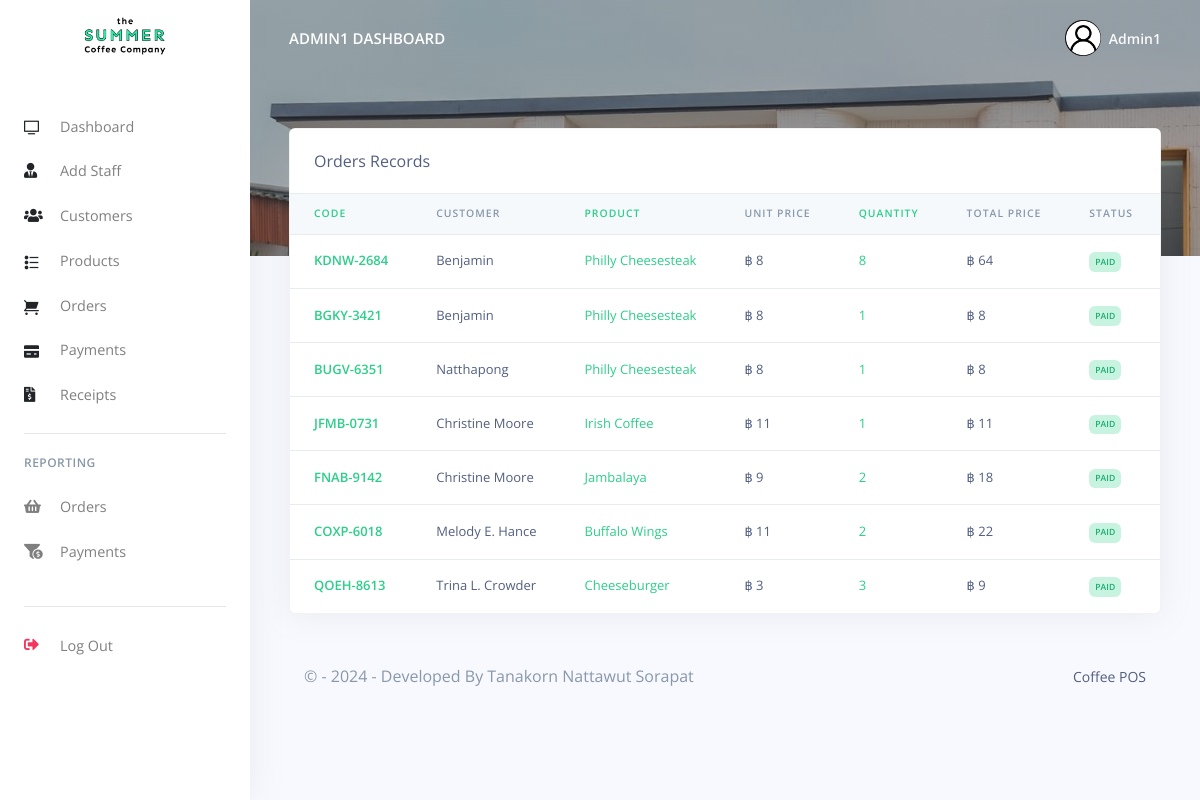
The page /Restro/admin/orders_reports.php (signed in) on the database its author committed.
### tables this page shows
CREATE TABLE `rpos_admin` (
  `admin_id` varchar(200) NOT NULL,
  `admin_name` varchar(200) NOT NULL,
  `admin_email` varchar(200) NOT NULL,
  `admin_password` varchar(200) NOT NULL
);

CREATE TABLE `rpos_orders` (
  `order_id` varchar(200) NOT NULL,
  `order_code` varchar(200) NOT NULL,
  `customer_id` varchar(200) NOT NULL,
  `customer_name` varchar(200) NOT NULL,
  `prod_id` varchar(200) NOT NULL,
  `prod_name` varchar(200) NOT NULL,
  `prod_price` varchar(200) NOT NULL,
  `prod_qty` varchar(200) NOT NULL,
  `order_status` varchar(200) NOT NULL,
  `created_at` timestamp(6) NOT NULL DEFAULT CURRENT_TIMESTAMP(6) ON UPDATE CURRENT_TIMESTAMP(6)
);

### Restro/admin/orders_reports.php (the view, shortened to what this page needs)
<?php
include('config/config.php');
require_once('partials/_head.php');
?>
<body>
    <?php
    require_once('partials/_sidebar.php');
    ?>
    <div class="main-content">
        <?php
        require_once('partials/_topnav.php');
        ?>
        <div class="container-fluid mt--8">
            <div class="row">
                <div class="col">
                    <div class="card shadow">
                        <div class="card-header border-0">
                            Orders Records
                        </div>
                        <div class="table-responsive">
                            <table class="table align-items-center table-flush">
                                <thead class="thead-light">
                                    <tr>
                                        <th class="text-success" scope="col">Code</th>
                                        <th scope="col">Customer</th>
                                        <th class="text-success" scope="col">Product</th>
                                        <th scope="col">Unit Price</th>
                                        <th class="text-success" scope="col">Quantity</th>
                                        <th scope="col">Total Price</th>
                                        <th scop="col">Status</th>
                                        <th scope="col">Date</th>
                                    </tr>
                                </thead>
                                <tbody>
                                    <?php
                                    $ret = "SELECT * FROM  rpos_orders ORDER BY `created_at` DESC  ";
                                    $stmt = $mysqli->prepare($ret);
                                    $stmt->execute();
                                    $res = $stmt->get_result();
                                    while ($order = $res->fetch_object()) {
                                        $total = ($order->prod_price * $order->prod_qty);
                                    ?>
                                        <tr>
                                            <th class="text-success" scope="row"><?php echo $order->order_code; ?></th>
                                            <td><?php echo $order->customer_name; ?></td>
                                            <td class="text-success"><?php echo $order->prod_name; ?></td>
                                            <td>฿ <?php echo $order->prod_price; ?></td>
                                            <td class="text-success"><?php echo $order->prod_qty; ?></td>
                                            <td>฿ <?php echo $total; ?></td>
                                            <td><?php if ($order->order_status == '') {
                                                    echo "<span class='badge badge-danger'>Not Paid</span>";
                                                } else {
                                                    echo "<span class='badge badge-success'>$order->order_status</span>";
                                                } ?></td>
                                            <td><?php echo date('d/M/Y g:i', strtotime($order->created_at)); ?></td>
                                        </tr>
                                    <?php } ?>
                                </tbody>
                            </table>
                        </div>
                    </div>
                </div>
            </div>
            <?php
            require_once('partials/_footer.php');
            ?>
        </div>
    </div>
</body>
</html>

### Restro/admin/partials/_sidebar.php (shortened to what this page needs)
<?php
$admin_id = $_SESSION['admin_id'];
$ret = "SELECT * FROM  rpos_admin  WHERE admin_id = '$admin_id'";
$stmt = $mysqli->prepare($ret);
$stmt->execute();
$res = $stmt->get_result();
while ($admin = $res->fetch_object()) {
?>
  <nav class="navbar navbar-vertical fixed-left navbar-expand-md navbar-light bg-white" id="sidenav-main">
    <div class="container-fluid">
      <a class="navbar-brand pt-0" href="dashboard.php">
        <img src="assets/img/brand/cofpos1.png" class="navbar-brand-img" alt="...">
      </a>
      <div class="collapse navbar-collapse" id="sidenav-collapse-main">
        <ul class="navbar-nav">
          <li class="nav-item">
            <a class="nav-link" href="dashboard.php">
              <i class="ni ni-tv-2 text-dark"></i> Dashboard
            </a>
          </li>
          <li class="nav-item">
            <a class="nav-link" href="hrm.php">
              <i class="fas fa-user-tie text-dark"></i> Add Staff
            </a>
          </li>
          <li class="nav-item">
            <a class="nav-link" href="customes.php">
              <i class="fas fa-users text-dark"></i> Customers
            </a>
          </li>
          <li class="nav-item">
            <a class="nav-link" href="products.php">
              <i class="ni ni-bullet-list-67 text-dark"></i>Products
            </a>
          </li>
          <li class="nav-item">
            <a class="nav-link" href="orders.php">
              <i class="ni ni-cart text-dark"></i> Orders
            </a>
          </li>
          <li class="nav-item">
            <a class="nav-link" href="payments.php">
              <i class="ni ni-credit-card text-dark"></i> Payments
            </a>
          </li>
          <li class="nav-item">
            <a class="nav-link" href="receipts.php">
              <i class="fas fa-file-invoice-dollar text-dark"></i> Receipts
            </a>
          </li>
        </ul>
        <hr class="my-3">
        <h6 class="navbar-heading text-muted">Reporting</h6>
        <ul class="navbar-nav mb-md-3">
          <li class="nav-item">
            <a class="nav-link" href="orders_reports.php">
              <i class="fas fa-shopping-basket"></i> Orders
            </a>
          </li>
          <li class="nav-item">
            <a class="nav-link" href="payments_reports.php">
              <i class="fas fa-funnel-dollar"></i> Payments
            </a>
          </li>
        </ul>
        <hr class="my-3">
        <ul class="navbar-nav mb-md-3">
          <li class="nav-item">
            <a class="nav-link" href="logout.php">
              <i class="fas fa-sign-out-alt text-danger"></i> Log Out
            </a>
          </li>
        </ul>
      </div>
    </div>
  </nav>
<?php } ?>

### Restro/admin/partials/_topnav.php (shortened to what this page needs)
<?php
$admin_id = $_SESSION['admin_id'];
$ret = "SELECT * FROM  rpos_admin  WHERE admin_id = '$admin_id'";
$stmt = $mysqli->prepare($ret);
$stmt->execute();
$res = $stmt->get_result();
while ($admin = $res->fetch_object()) {
?>
    <nav class="navbar navbar-top navbar-expand-md navbar-dark" id="navbar-main">
        <div class="container-fluid">
            <a class="h4 mb-0 text-white text-uppercase d-none d-lg-inline-block" href="dashboard.php"><?php echo $admin->admin_name; ?> Dashboard</a>
            <ul class="navbar-nav align-items-center d-none d-md-flex">
                <li class="nav-item dropdown">
                    <a class="nav-link pr-0" href="#" role="button" data-toggle="dropdown" aria-haspopup="true" aria-expanded="false">
                        <div class="media align-items-center">
                            <span class="avatar avatar-sm rounded-circle">
                                <img alt="Image placeholder" src="assets/img/theme/user-a-min3.png">
                            </span>
                            <div class="media-body ml-2 d-none d-lg-block">
                                <span class="mb-0 text-sm  font-weight-bold"><?php echo $admin->admin_name; ?></span>
                            </div>
                        </div>
                    </a>
                </li>
            </ul>
        </div>
    </nav>
<?php } ?>

### rows shown on the page
rpos_admin: admin_name "ADMIN1", admin_name "Admin1"
rpos_orders: order_code "KDNW-2684", customer_name "Benjamin", prod_name "Philly Cheesesteak", prod_price "8", prod_qty "8", total "64", order_status "PAID"
rpos_orders: order_code "BGKY-3421", customer_name "Benjamin", prod_name "Philly Cheesesteak", prod_price "8", prod_qty "1", order_status "PAID"
rpos_orders: order_code "BUGV-6351", customer_name "Natthapong", prod_name "Philly Cheesesteak", prod_price "8", prod_qty "1", order_status "PAID"
rpos_orders: order_code "JFMB-0731", customer_name "Christine Moore", prod_name "Irish Coffee", prod_price "11", prod_qty "1", order_status "PAID"
rpos_orders: order_code "FNAB-9142", customer_name "Christine Moore", prod_name "Jambalaya", prod_price "9", prod_qty "2", total "18", order_status "PAID"
rpos_orders: order_code "COXP-6018", customer_name "Melody E. Hance", prod_name "Buffalo Wings", prod_price "11", prod_qty "2", total "22", order_status "PAID"
rpos_orders: order_code "QOEH-8613", customer_name "Trina L. Crowder", prod_name "Cheeseburger", prod_price "3", prod_qty "3", total "9", order_status "PAID"
